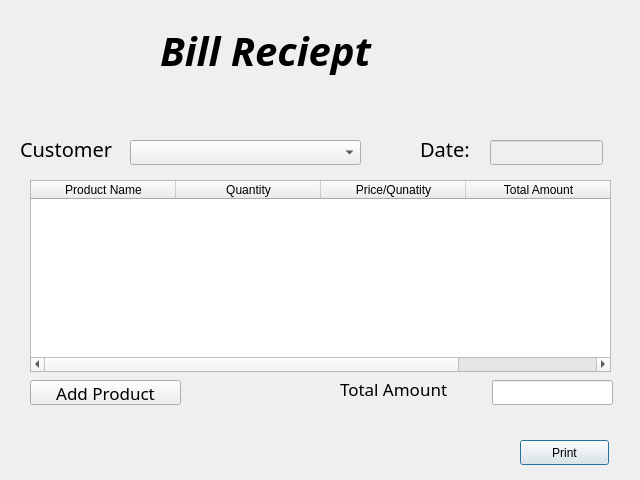
<?xml version="1.0" encoding="UTF-8"?>
<ui version="4.0">
 <class>Dialog</class>
 <widget class="QDialog" name="Dialog">
  <property name="enabled">
   <bool>true</bool>
  </property>
  <property name="geometry">
   <rect>
    <x>0</x>
    <y>0</y>
    <width>640</width>
    <height>480</height>
   </rect>
  </property>
  <property name="windowTitle">
   <string>Dialog</string>
  </property>
  <widget class="QLabel" name="label">
   <property name="geometry">
    <rect>
     <x>160</x>
     <y>20</y>
     <width>321</width>
     <height>61</height>
    </rect>
   </property>
   <property name="font">
    <font>
     <family>Ubuntu Mono</family>
     <pointsize>30</pointsize>
     <weight>75</weight>
     <italic>true</italic>
     <bold>true</bold>
    </font>
   </property>
   <property name="text">
    <string>Bill Reciept</string>
   </property>
  </widget>
  <widget class="QLabel" name="label_2">
   <property name="geometry">
    <rect>
     <x>420</x>
     <y>140</y>
     <width>67</width>
     <height>17</height>
    </rect>
   </property>
   <property name="font">
    <font>
     <family>Ubuntu Mono</family>
     <pointsize>15</pointsize>
    </font>
   </property>
   <property name="text">
    <string>Date:</string>
   </property>
  </widget>
  <widget class="QPushButton" name="pushButton">
   <property name="geometry">
    <rect>
     <x>520</x>
     <y>440</y>
     <width>89</width>
     <height>25</height>
    </rect>
   </property>
   <property name="text">
    <string>Print</string>
   </property>
  </widget>
  <widget class="QLineEdit" name="lineEdit">
   <property name="enabled">
    <bool>false</bool>
   </property>
   <property name="geometry">
    <rect>
     <x>490</x>
     <y>140</y>
     <width>113</width>
     <height>25</height>
    </rect>
   </property>
  </widget>
  <widget class="QLabel" name="label_3">
   <property name="geometry">
    <rect>
     <x>20</x>
     <y>140</y>
     <width>111</width>
     <height>17</height>
    </rect>
   </property>
   <property name="font">
    <font>
     <family>Ubuntu Mono</family>
     <pointsize>15</pointsize>
    </font>
   </property>
   <property name="text">
    <string>Customer </string>
   </property>
  </widget>
  <widget class="QComboBox" name="comboBox">
   <property name="geometry">
    <rect>
     <x>130</x>
     <y>140</y>
     <width>231</width>
     <height>25</height>
    </rect>
   </property>
  </widget>
  <widget class="QLabel" name="label_4">
   <property name="geometry">
    <rect>
     <x>340</x>
     <y>380</y>
     <width>141</width>
     <height>17</height>
    </rect>
   </property>
   <property name="font">
    <font>
     <family>Ubuntu Mono</family>
     <pointsize>13</pointsize>
    </font>
   </property>
   <property name="text">
    <string>Total Amount</string>
   </property>
  </widget>
  <widget class="QLineEdit" name="lineEdit_2">
   <property name="geometry">
    <rect>
     <x>492</x>
     <y>380</y>
     <width>121</width>
     <height>25</height>
    </rect>
   </property>
  </widget>
  <widget class="QPushButton" name="pushButton_2">
   <property name="geometry">
    <rect>
     <x>30</x>
     <y>380</y>
     <width>151</width>
     <height>25</height>
    </rect>
   </property>
   <property name="font">
    <font>
     <family>Ubuntu Mono</family>
     <pointsize>13</pointsize>
    </font>
   </property>
   <property name="text">
    <string>Add Product</string>
   </property>
  </widget>
  <widget class="QTableWidget" name="tableWidget">
   <property name="geometry">
    <rect>
     <x>30</x>
     <y>180</y>
     <width>581</width>
     <height>192</height>
    </rect>
   </property>
   <attribute name="horizontalHeaderDefaultSectionSize">
    <number>145</number>
   </attribute>
   <column>
    <property name="text">
     <string>Product Name</string>
    </property>
   </column>
   <column>
    <property name="text">
     <string>Quantity</string>
    </property>
   </column>
   <column>
    <property name="text">
     <string>Price/Qunatity</string>
    </property>
   </column>
   <column>
    <property name="text">
     <string>Total Amount</string>
    </property>
   </column>
  </widget>
 </widget>
 <resources/>
 <connections/>
</ui>
